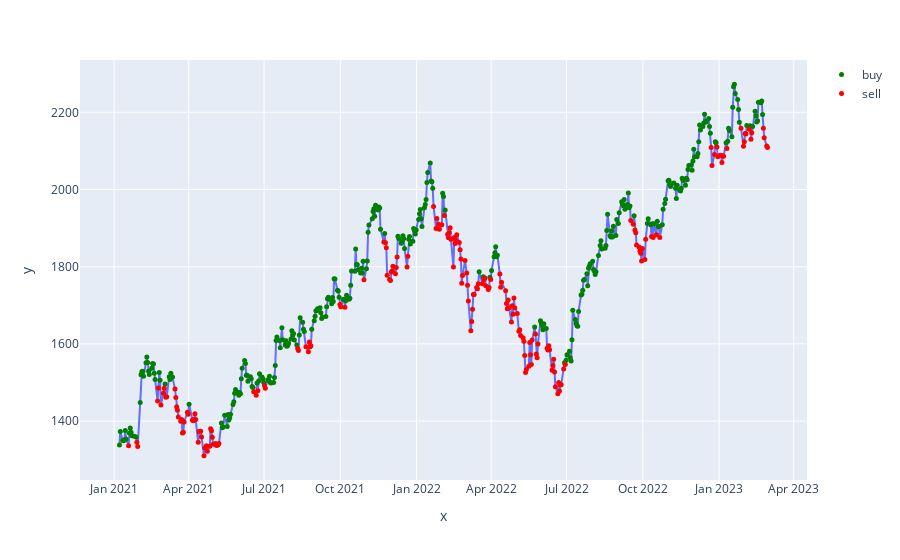

Here is the notebook cell this chart was saved with:
### Code cell
import plotly.graph_objects as go
from plotly.subplots import make_subplots
import plotly.express as px
fig =px.line( x= m.index , y= m.close  )
fig.add_scatter (x = m.index , y= up, mode = "markers" ,marker = dict(size = 5, color = "green") , name ="buy" ) 
fig.add_scatter (x = m.index , y= down , mode = "markers" ,marker = dict(size = 5, color = "red") , name ="sell" )

### Figure 1 — Plotly figure (JSON) as saved in the notebook; plotly's stock layout.template omitted (floating-point values rounded to 4 significant figures; data arrays with more than 128 entries replaced by an {"elided": "..."} marker saying what was removed)
{"data": [{"hovertemplate": "x=%{x}<br>y=%{y}<extra></extra>", "legendgroup": "", "line": {"color": "#636efa", "dash": "solid"}, "marker": {"symbol": "circle"}, "mode": "lines", "name": "", "orientation": "v", "showlegend": false, "type": "scatter", "x": {"elided": "533 str values"}, "xaxis": "x", "y": {"elided": "533 int values"}, "yaxis": "y"}, {"marker": {"color": "green", "size": 5}, "mode": "markers", "name": "buy", "type": "scatter", "x": {"elided": "533 str values"}, "y": {"elided": "533 int values"}}, {"marker": {"color": "red", "size": 5}, "mode": "markers", "name": "sell", "type": "scatter", "x": {"elided": "533 str values"}, "y": {"elided": "533 int values"}}], "layout": {"legend": {"tracegroupgap": 0}, "margin": {"t": 60}, "xaxis": {"anchor": "y", "domain": [0, 1], "title": {"text": "x"}}, "yaxis": {"anchor": "x", "domain": [0, 1], "title": {"text": "y"}}}}
